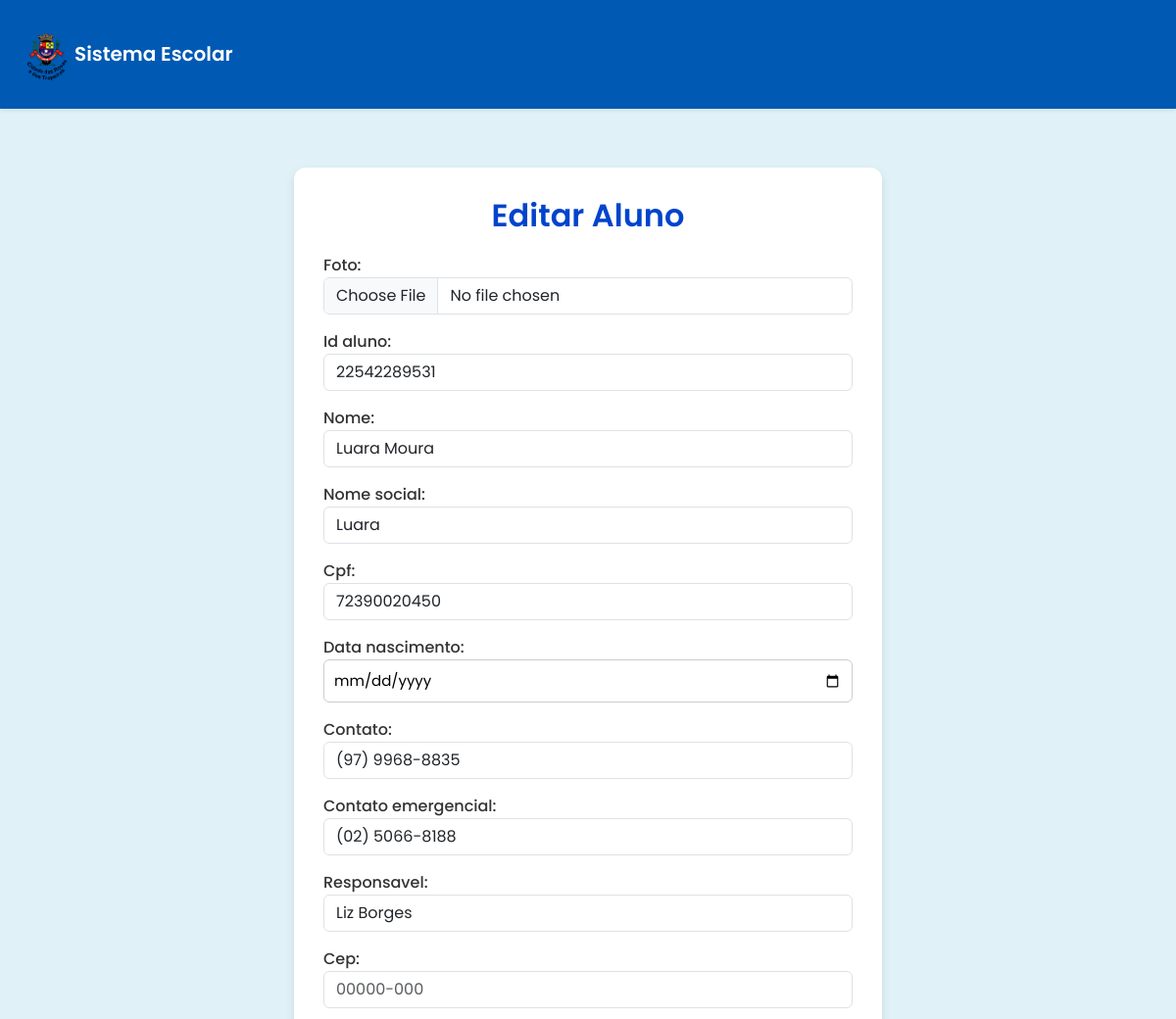
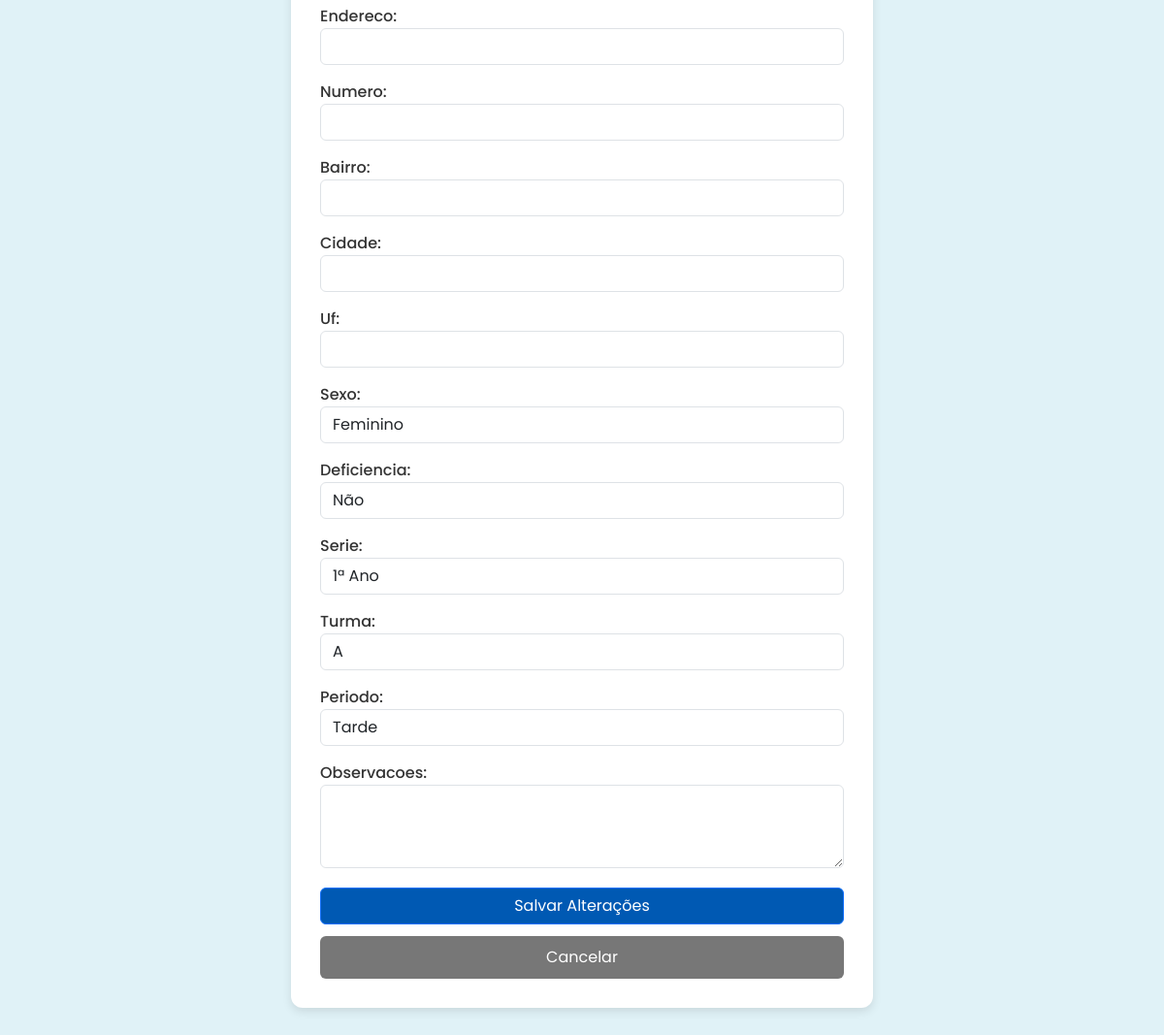
/aluno/editar/22542289531/ (signed in), run on the app's committed database (2 pictures, top to bottom).
### Sistema_Alunos/models.py (models this page shows, shortened)
class Aluno(models.Model):
    SERIES_CHOICES = [
        ('1ª Ano', '1ª Ano'),
        ('2ª Ano', '2ª Ano'),
        ('3ª Ano', '3ª Ano'),
        ('4ª Ano', '4ª Ano'),
        ('5ª Ano', '5ª Ano'),
        ('6ª Ano', '6ª Ano'),
        ('7ª Ano', '7ª Ano'),
        ('8ª Ano', '8ª Ano'),
        ('9ª Ano', '9ª Ano'),
    ]
    TURMA_CHOICES = [
        ('A', 'A'),
        ('B', 'B'),
        ('C', 'C'),
    ]
    PERIODO_CHOICES = [
        ('Manhã', 'Manhã'),
        ('Tarde', 'Tarde'),
    ]
    SEXO_CHOICES = [
        ('M', 'Masculino'),
        ('F', 'Feminino'),
        ('NI', 'Prefiro não informar'),
    ]
    DEFICIENCIA_CHOICES = [
        ('S', 'Sim'),
        ('N', 'Não'),
    ]
    foto = models.ImageField(upload_to='fotos/', default='fotos/default_rRsY7nC.png', blank=False)
    id_aluno = models.CharField(max_length=20, unique=True, blank=True, null=True)
    nome = models.CharField(max_length=100)
    nome_social = models.CharField(max_length=100, blank=True, null=True)
    cpf = models.CharField(max_length=14, unique=True, blank=True, null=True)
    data_nascimento = models.DateField(blank=True, null=True)
    contato = models.CharField(max_length=15, blank=True, null=True)
    contato_emergencial = models.CharField(max_length=15, blank=True, null=True)
    responsavel = models.CharField(max_length=100, blank=True, null=True)
    cep = models.CharField(max_length=9, blank=True, null=True)
    endereco = models.CharField(max_length=255, blank=True, null=True)
    numero = models.CharField(max_length=20, blank=True, null=True)
    bairro = models.CharField(max_length=100, blank=True, null=True)
    cidade = models.CharField(max_length=100, blank=True, null=True)
    uf = models.CharField(max_length=2, blank=True, null=True)
    sexo = models.CharField(max_length=2, choices=SEXO_CHOICES, default='NI')
    deficiencia = models.CharField(max_length=1, choices=DEFICIENCIA_CHOICES, default='N')
    deficiencia_qual = models.CharField(max_length=255, blank=True, null=True)
    serie = models.CharField(max_length=10, choices=SERIES_CHOICES)
    turma = models.CharField(max_length=1, choices=TURMA_CHOICES)
    periodo = models.CharField(max_length=10, choices=PERIODO_CHOICES)
    observacoes = models.TextField(blank=True, null=True)

### Sistema_Alunos/views.py (the view)
# urls.py: path('aluno/editar/<str:id_aluno>/', views.editar_aluno, name='editar_aluno'),
@login_required(login_url='login')
@permission_required('Sistema_Alunos.change_aluno', raise_exception=True)
def editar_aluno(request, id_aluno):
    aluno = get_object_or_404(Aluno, id_aluno=id_aluno)
    if request.method == 'POST':
        form = AlunoForm(request.POST, request.FILES, instance=aluno)
        if form.is_valid():
            form.save()
            return redirect('detalhes_aluno', id_aluno=aluno.id_aluno)
    else:
        form = AlunoForm(instance=aluno)
    return render(request, 'editar_aluno.html', {'form': form, 'aluno': aluno})

### Sistema_Alunos/templates/editar_aluno.html (shortened to what this page needs)
{% load static %}
<!DOCTYPE html>
<html lang="pt-br">
<head>
    <link href="https://cdn.jsdelivr.net/npm/bootstrap@5.3.0/dist/css/bootstrap.min.css" rel="stylesheet">
    <link rel="stylesheet" href="https://cdnjs.cloudflare.com/ajax/libs/font-awesome/6.0.0-beta3/css/all.min.css">
</head>
<body>
    <header class="shadow-sm p-3 mb-4">
        <nav class="navbar navbar-expand-lg navbar-dark" style="background-color:#0059B3;">
            <div class="container-fluid">
                <a class="navbar-brand d-flex align-items-center" href="{% url 'index' %}">
                    <img src="{% static 'imagens/brasao3.png' %}" alt="Brasão" width="40" class="me-2">
                    <span>Sistema Escolar</span>
                </a>
            </div>
        </nav>
    </header>
    <div class="container">
        <h2>Editar Aluno</h2>
        <form method="POST" enctype="multipart/form-data" novalidate>
            {% for field in form %}
                <div class="mb-3" id="{% if field.name == 'deficiencia_qual' %}deficiencia_qual_div{% endif %}" {% if field.name == 'deficiencia_qual' %}style="display:none;"{% endif %}>
                    {{ field.label_tag }}
                    {{ field }}
                </div>
            {% endfor %}
            <div class="buttons">
                <button type="submit" class="btn btn-primary">Salvar Alterações</button>
                <a href="{% url 'detalhes_aluno' aluno.id_aluno %}" class="btn-voltar">Cancelar</a>
            </div>
        </form>
    </div>
</body>
</html>

### Sistema_Alunos/templates/editar_aluno.html (style rules this page uses)
body { font-family: 'Poppins', sans-serif; background-color: #E0F2F7; color: #333; }
header { background-color: #0059B3; }
.navbar-brand span { font-weight: 600; color: white; }
.container { max-width: 600px; background: white; padding: 30px; border-radius: 12px; box-shadow: 0 4px 10px rgba(0,0,0,0.1); margin-top: 60px; margin-bottom: 60px; }
h2 { color: #0044cc; text-align: center; margin-bottom: 20px; font-weight: 600; }
label { font-weight: 500; }
input, select, textarea { width: 100%; padding: 10px; border: 1px solid #ccc; border-radius: 6px; font-size: 15px; transition: border-color 0.2s; }
.buttons { display: flex; flex-direction: column; gap: 12px; margin-top: 20px; }
button, .btn-voltar { padding: 10px 20px; font-size: 16px; border-radius: 6px; border: none; cursor: pointer; transition: background 0.3s; }
.btn-primary { background-color: #0059B3; color: white; }
.btn-voltar { background-color: #777; color: white; text-decoration: none; text-align: center; }

### data on the page
Aluno: form "22542289531" "Luara Moura" "Luara" "72390020450" "(97) 9968-8835" "(02) 5066-8188" "Liz Borges" "Feminino" "Não" "1ª Ano" "A" "Tarde"

### other printed values
{{ field.label_tag }} "Foto:" "Id aluno:" "Nome:" "Nome social:" "Cpf:" "Data nascimento:" "Contato:" "Contato emergencial:" "Responsavel:" "Cep:" "Endereco:" "Numero:" "Bairro:" "Cidade:" "Uf:" "Sexo:" "Deficiencia:" "Serie:" "Turma:" "Periodo:" "Observacoes:"
